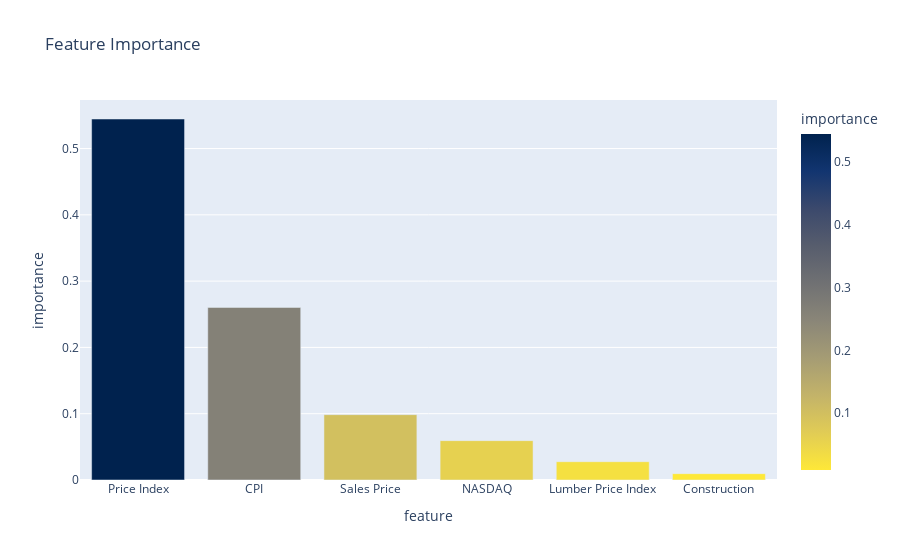

Write notebook code for a chart like this one.
### Code cell
# use plotly to create a bar chart of the feature importance
fig = px.bar(feature_importance_df, x=feature_importance_df.index, y="importance", title="Feature Importance", color="importance", color_continuous_scale=px.colors.sequential.Cividis_r)
# save the graph
fig.write_image("images/feature_importance__6_month_prediction.png")
fig.show()

### Figure 1 — Plotly figure (JSON) as saved in the notebook; plotly's stock layout.template omitted (floating-point values rounded to 4 significant figures)
{"data": [{"alignmentgroup": "True", "hovertemplate": "feature=%{x}<br>importance=%{marker.color}<extra></extra>", "legendgroup": "", "marker": {"color": [0.5446, 0.2603, 0.09858, 0.05938, 0.02758, 0.009582], "coloraxis": "coloraxis", "pattern": {"shape": ""}}, "name": "", "offsetgroup": "", "orientation": "v", "showlegend": false, "textposition": "auto", "type": "bar", "x": ["Price Index", "CPI", "Sales Price", "NASDAQ", "Lumber Price Index", "Construction"], "xaxis": "x", "y": [0.5446, 0.2603, 0.09858, 0.05938, 0.02758, 0.009582], "yaxis": "y"}], "layout": {"barmode": "relative", "coloraxis": {"colorbar": {"title": {"text": "importance"}}, "colorscale": [[0, "#fee838"], [0.1111, "#e1cc55"], [0.2222, "#c3b369"], [0.3333, "#a59c74"], [0.4444, "#8a8678"], [0.5556, "#707173"], [0.6667, "#575d6d"], [0.7778, "#3b496c"], [0.8889, "#123570"], [1, "#00224e"]]}, "legend": {"tracegroupgap": 0}, "title": {"text": "Feature Importance"}, "xaxis": {"anchor": "y", "domain": [0, 1], "title": {"text": "feature"}}, "yaxis": {"anchor": "x", "domain": [0, 1], "title": {"text": "importance"}}}}
